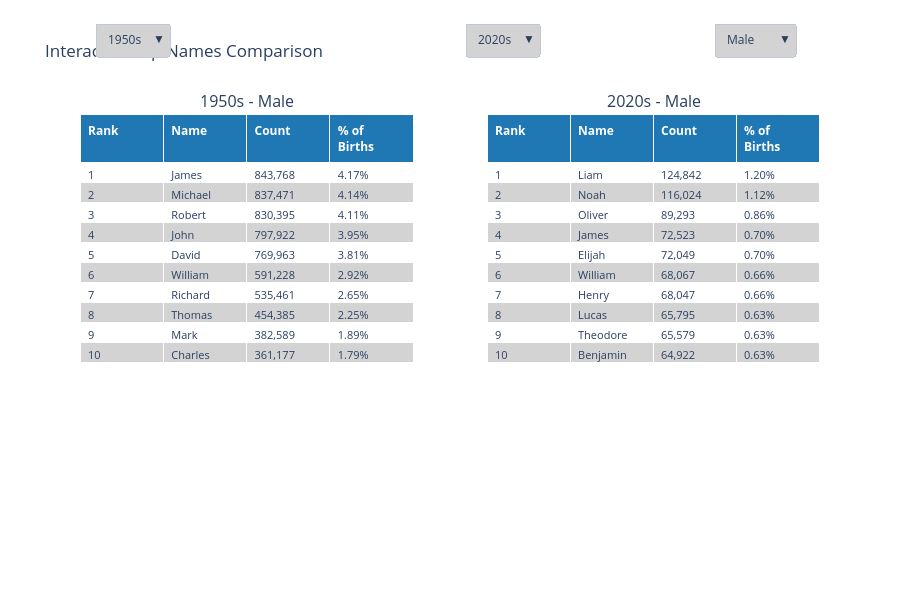

The notebook cell saved with this chart:
### Code cell
# Use the updated function
fig = plot_interactive_top_names_comparison(
    name_data,
    default_left_decade=1950,
    default_right_decade=2020,
    default_left_sex="M",
    default_right_sex="M",
    sex_colors=sex_colors
)
fig.show()

### Figure 1 — Plotly figure (JSON) as saved in the notebook; plotly's stock layout.template omitted (floating-point values rounded to 4 significant figures)
{"data": [{"cells": {"align": "left", "fill": {"color": [["white", "lightgray", "white", "lightgray", "white", "lightgray", "white", "lightgray", "white", "lightgray", "white", "lightgray"]]}, "font": {"size": 11}, "values": [[1, 2, 3, 4, 5, 6, 7, 8, 9, 10], ["James", "Michael", "Robert", "John", "David", "William", "Richard", "Thomas", "Mark", "Charles"], ["843,768", "837,471", "830,395", "797,922", "769,963", "591,228", "535,461", "454,385", "382,589", "361,177"], ["4.17%", "4.14%", "4.11%", "3.95%", "3.81%", "2.92%", "2.65%", "2.25%", "1.89%", "1.79%"]]}, "domain": {"x": [0, 0.45], "y": [0, 1]}, "header": {"align": "left", "fill": {"color": "#1f77b4"}, "font": {"color": "white", "size": 12}, "values": ["<b>Rank</b>", "<b>Name</b>", "<b>Count</b>", "<b>% of Births</b>"]}, "type": "table"}, {"cells": {"align": "left", "fill": {"color": [["white", "lightgray", "white", "lightgray", "white", "lightgray", "white", "lightgray", "white", "lightgray", "white", "lightgray"]]}, "font": {"size": 11}, "values": [[1, 2, 3, 4, 5, 6, 7, 8, 9, 10], ["Liam", "Noah", "Oliver", "James", "Elijah", "William", "Henry", "Lucas", "Theodore", "Benjamin"], ["124,842", "116,024", "89,293", "72,523", "72,049", "68,067", "68,047", "65,795", "65,579", "64,922"], ["1.20%", "1.12%", "0.86%", "0.70%", "0.70%", "0.66%", "0.66%", "0.63%", "0.63%", "0.63%"]]}, "domain": {"x": [0.55, 1], "y": [0, 1]}, "header": {"align": "left", "fill": {"color": "#1f77b4"}, "font": {"color": "white", "size": 12}, "values": ["<b>Rank</b>", "<b>Name</b>", "<b>Count</b>", "<b>% of Births</b>"]}, "type": "table"}], "layout": {"annotations": [{"font": {"size": 16}, "showarrow": false, "text": "1950s - Male", "x": 0.225, "xanchor": "center", "xref": "paper", "y": 1, "yanchor": "bottom", "yref": "paper"}, {"font": {"size": 16}, "showarrow": false, "text": "2020s - Male", "x": 0.775, "xanchor": "center", "xref": "paper", "y": 1, "yanchor": "bottom", "yref": "paper"}], "height": 600, "showlegend": false, "title": {"text": "Interactive Top Names Comparison"}, "updatemenus": [{"active": 7, "bgcolor": "lightgray", "buttons": [{"args": [["1880s_M_2020s_M"], {"frame": {"duration": 0, "redraw": true}, "mode": "immediate"}], "label": "1880s", "method": "animate"}, {"args": [["1890s_M_2020s_M"], {"frame": {"duration": 0, "redraw": true}, "mode": "immediate"}], "label": "1890s", "method": "animate"}, {"args": [["1900s_M_2020s_M"], {"frame": {"duration": 0, "redraw": true}, "mode": "immediate"}], "label": "1900s", "method": "animate"}, {"args": [["1910s_M_2020s_M"], {"frame": {"duration": 0, "redraw": true}, "mode": "immediate"}], "label": "1910s", "method": "animate"}, {"args": [["1920s_M_2020s_M"], {"frame": {"duration": 0, "redraw": true}, "mode": "immediate"}], "label": "1920s", "method": "animate"}, {"args": [["1930s_M_2020s_M"], {"frame": {"duration": 0, "redraw": true}, "mode": "immediate"}], "label": "1930s", "method": "animate"}, {"args": [["1940s_M_2020s_M"], {"frame": {"duration": 0, "redraw": true}, "mode": "immediate"}], "label": "1940s", "method": "animate"}, {"args": [["1950s_M_2020s_M"], {"frame": {"duration": 0, "redraw": true}, "mode": "immediate"}], "label": "1950s", "method": "animate"}, {"args": [["1960s_M_2020s_M"], {"frame": {"duration": 0, "redraw": true}, "mode": "immediate"}], "label": "1960s", "method": "animate"}, {"args": [["1970s_M_2020s_M"], {"frame": {"duration": 0, "redraw": true}, "mode": "immediate"}], "label": "1970s", "method": "animate"}, {"args": [["1980s_M_2020s_M"], {"frame": {"duration": 0, "redraw": true}, "mode": "immediate"}], "label": "1980s", "method": "animate"}, {"args": [["1990s_M_2020s_M"], {"frame": {"duration": 0, "redraw": true}, "mode": "immediate"}], "label": "1990s", "method": "animate"}, {"args": [["2000s_M_2020s_M"], {"frame": {"duration": 0, "redraw": true}, "mode": "immediate"}], "label": "2000s", "method": "animate"}, {"args": [["2010s_M_2020s_M"], {"frame": {"duration": 0, "redraw": true}, "mode": "immediate"}], "label": "2010s", "method": "animate"}, {"args": [["2020s_M_2020s_M"], {"frame": {"duration": 0, "redraw": true}, "mode": "immediate"}], "label": "2020s", "method": "animate"}], "direction": "down", "pad": {"r": 10, "t": 10}, "showactive": true, "x": 0.02, "xanchor": "left", "y": 1.25, "yanchor": "top"}, {"active": 14, "bgcolor": "lightgray", "buttons": [{"args": [["1950s_M_1880s_M"], {"frame": {"duration": 0, "redraw": true}, "mode": "immediate"}], "label": "1880s", "method": "animate"}, {"args": [["1950s_M_1890s_M"], {"frame": {"duration": 0, "redraw": true}, "mode": "immediate"}], "label": "1890s", "method": "animate"}, {"args": [["1950s_M_1900s_M"], {"frame": {"duration": 0, "redraw": true}, "mode": "immediate"}], "label": "1900s", "method": "animate"}, {"args": [["1950s_M_1910s_M"], {"frame": {"duration": 0, "redraw": true}, "mode": "immediate"}], "label": "1910s", "method": "animate"}, {"args": [["1950s_M_1920s_M"], {"frame": {"duration": 0, "redraw": true}, "mode": "immediate"}], "label": "1920s", "method": "animate"}, {"args": [["1950s_M_1930s_M"], {"frame": {"duration": 0, "redraw": true}, "mode": "immediate"}], "label": "1930s", "method": "animate"}, {"args": [["1950s_M_1940s_M"], {"frame": {"duration": 0, "redraw": true}, "mode": "immediate"}], "label": "1940s", "method": "animate"}, {"args": [["1950s_M_1950s_M"], {"frame": {"duration": 0, "redraw": true}, "mode": "immediate"}], "label": "1950s", "method": "animate"}, {"args": [["1950s_M_1960s_M"], {"frame": {"duration": 0, "redraw": true}, "mode": "immediate"}], "label": "1960s", "method": "animate"}, {"args": [["1950s_M_1970s_M"], {"frame": {"duration": 0, "redraw": true}, "mode": "immediate"}], "label": "1970s", "method": "animate"}, {"args": [["1950s_M_1980s_M"], {"frame": {"duration": 0, "redraw": true}, "mode": "immediate"}], "label": "1980s", "method": "animate"}, {"args": [["1950s_M_1990s_M"], {"frame": {"duration": 0, "redraw": true}, "mode": "immediate"}], "label": "1990s", "method": "animate"}, {"args": [["1950s_M_2000s_M"], {"frame": {"duration": 0, "redraw": true}, "mode": "immediate"}], "label": "2000s", "method": "animate"}, {"args": [["1950s_M_2010s_M"], {"frame": {"duration": 0, "redraw": true}, "mode": "immediate"}], "label": "2010s", "method": "animate"}, {"args": [["1950s_M_2020s_M"], {"frame": {"duration": 0, "redraw": true}, "mode": "immediate"}], "label": "2020s", "method": "animate"}], "direction": "down", "pad": {"r": 10, "t": 10}, "showactive": true, "x": 0.52, "xanchor": "left", "y": 1.25, "yanchor": "top"}, {"active": 0, "bgcolor": "lightgray", "buttons": [{"args": [["1950s_M_2020s_M"], {"frame": {"duration": 0, "redraw": true}, "mode": "immediate"}], "label": "Male", "method": "animate"}, {"args": [["1950s_F_2020s_F"], {"frame": {"duration": 0, "redraw": true}, "mode": "immediate"}], "label": "Female", "method": "animate"}], "direction": "down", "pad": {"r": 10, "t": 10}, "showactive": true, "x": 0.98, "xanchor": "right", "y": 1.25, "yanchor": "top"}]}}
